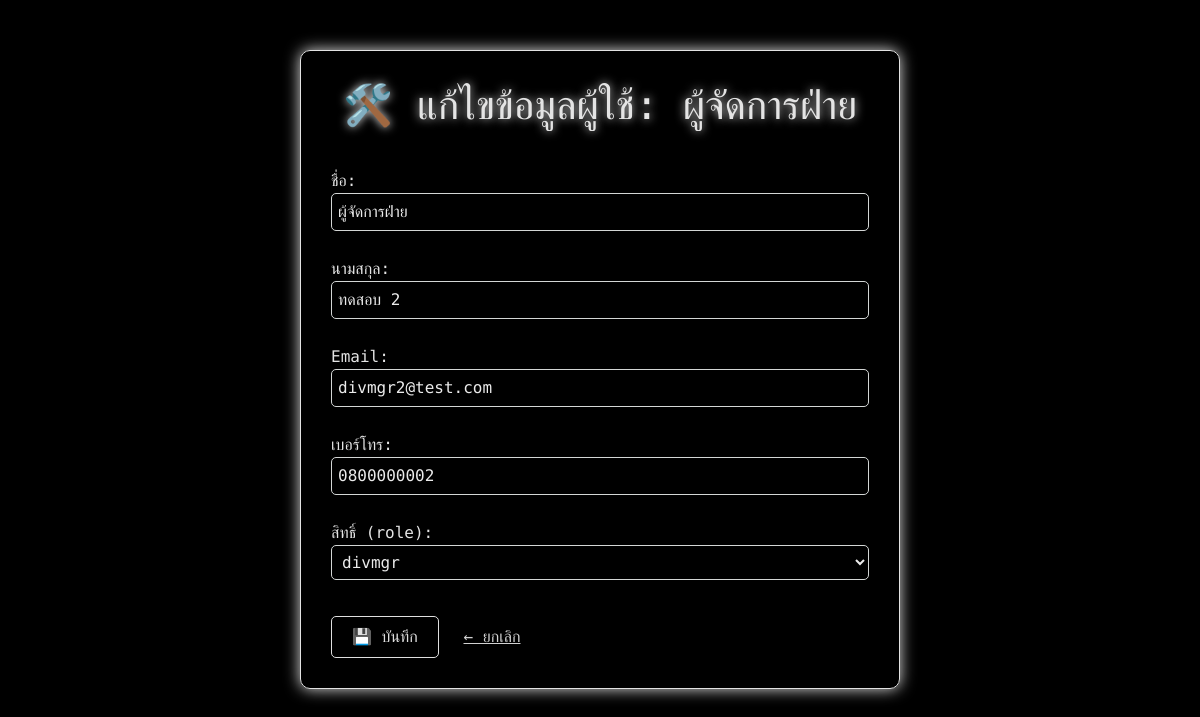
/admin/edit_user.php?id=10 (signed in), run on the app's committed database.
### tables this page shows
CREATE TABLE `users` (
  `id` int(11) NOT NULL,
  `line_id` varchar(255) NOT NULL,
  `name` varchar(255) DEFAULT NULL,
  `lastname` varchar(255) DEFAULT NULL,
  `position` varchar(100) DEFAULT NULL,
  `email` varchar(255) DEFAULT NULL,
  `created_at` timestamp NOT NULL DEFAULT current_timestamp(),
  `phone` varchar(20) DEFAULT NULL,
  `role` varchar(50) NOT NULL DEFAULT 'user',
  `created_by_admin_id` int(11) DEFAULT NULL,
  `department` varchar(100) DEFAULT NULL,
  `is_active` tinyint(1) DEFAULT 1,
  `employee_id` varchar(20) DEFAULT NULL
);

### admin/edit_user.php (the view, shortened to what this page needs)
<?php
require_once __DIR__ . '/../config/database.php';
$user_id = $_GET['id'] ?? null;
$stmt = $conn->prepare("SELECT * FROM users WHERE id = ?");
$stmt->execute([$user_id]);
$user = $stmt->fetch(PDO::FETCH_ASSOC);
?>
<!DOCTYPE html>
<html lang="th">
<head>
    <link href="https://cdn.jsdelivr.net/npm/bootstrap@5.3.7/dist/css/bootstrap.min.css" rel="stylesheet">
</head>
<body>
    <div class="form-box">
        <h1>🛠️ แก้ไขข้อมูลผู้ใช้: <?= htmlspecialchars($user['name']) ?></h1>
        <form method="post">
            <div class="mb-3">
                <label>ชื่อ:</label>
                <input type="text" name="name" value="<?= htmlspecialchars($user['name']) ?>" required>
            </div>
            <div class="mb-3">
                <label>นามสกุล:</label>
                <input type="text" name="lastname" value="<?= htmlspecialchars($user['lastname']) ?>" required>
            </div>
            <div class="mb-3">
                <label>Email:</label>
                <input type="email" name="email" value="<?= htmlspecialchars($user['email']) ?>">
            </div>
            <div class="mb-3">
                <label>เบอร์โทร:</label>
                <input type="text" name="phone" value="<?= htmlspecialchars($user['phone']) ?>">
            </div>
            <div class="mb-3">
                <label>สิทธิ์ (role):</label>
                <select name="role">
                    <option value="divmgr" <?= $user['role'] === 'divmgr' ? 'selected' : '' ?>>divmgr</option>
                </select>
            </div>
            <button type="submit" class="btn-save">💾 บันทึก</button>
            <a href="manage_users.php">← ยกเลิก</a>
        </form>
    </div>
</body>
</html>

### admin/edit_user.php (style rules this page uses)
body { background-color: #000; color: #e4e4e4ff; font-family: 'Share Tech Mono', monospace; padding: 50px; }
h1 { text-align: center; margin-bottom: 30px; text-shadow: 0 0 10px #dcddddff; }
label { margin-top: 10px; }
input, select { background-color: #000; color: #ebebebff; border: 1px solid #d3d6d5ff; border-radius: 5px; padding: 6px; width: 100%; }
.btn-save { background-color: transparent; border: 1px solid #dfdfdfff; color: #ddddddff; padding: 8px 20px; margin-top: 20px; border-radius: 5px; }
a { color: #d1d1d1ff; margin-left: 15px; }
.form-box { max-width: 600px; margin: 0 auto; background-color: rgba(0,0,0,0.7); padding: 30px; border: 1px solid #e2e2e2ff; border-radius: 10px; box-shadow: 0 0 15px #e0e0e0ff; }

### data on the page
users: name "ผู้จัดการฝ่าย", lastname "ทดสอบ 2", email "divmgr2@test.com", phone "0800000002", role "divmgr"
